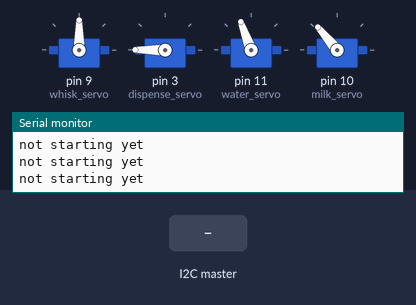
The sketch below on a simulated Arduino Uno, built with avr-gcc and run on an emulated ATmega328P. Parts: 4 × servo, the last lines printed to the serial monitor. The test bench sets the inputs (shaded band).

Above: at 0.9 s.
1.0 s: the I2C master sends the byte 1
At 1.71 s:
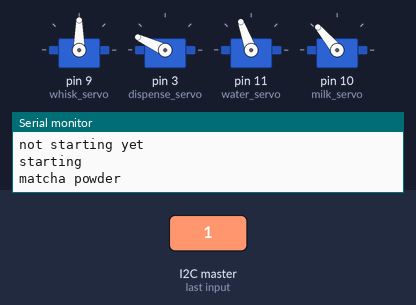
At 5.5 s:
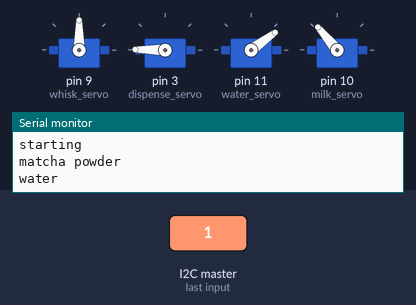
Timing chart, 0 to 25.9 s (numbered marks = the images above; inputs shaded):
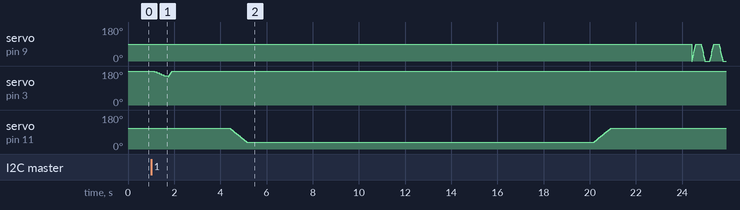

The sketch:

all_servos.ino
```cpp
#include <Wire.h>
#include <Servo.h>

Servo whisk_servo;  // create servo object to control a servo
Servo dispense_servo;
Servo water_servo;
Servo milk_servo;
int x = 0;

int whisk_pos = 0;  // variable to store the servo position
int whisk_hold = 90;


void setup() {
  x = 0;
  // Start the I2C Bus as Slave on address 9
  Wire.begin(9);
  // Attach a function to trigger when something is received.
  Wire.onReceive(receiveEvent);
  Serial.begin(9600);
  whisk_servo.attach(9);
  dispense_servo.attach(3);
  dispense_servo.write(180);
  water_servo.attach(11);
  water_servo.write(110);
  milk_servo.attach(10);
  milk_servo.write(130);


  while (!x) {
    Serial.println("not starting yet");
  }  //wait for x to be 1
  Serial.println("starting");


  //matcha powder 1450
  Serial.println("matcha powder");
  for (int pos = 180; pos > 150; pos -= 5) {
    dispense_servo.write(pos);
    delay(100);
  }
  delay(100);
  for (int pos = 150; pos < 180; pos++) {
    dispense_servo.write(pos);
    delay(5);
  }
  delay(500);
  delay(2000);


  //water 16500
  Serial.println("water");
  for (int pos = 110; pos > 35; pos--) {
    water_servo.write(pos);
    delay(10);
  }
  delay(15000);
  for (int pos = 35; pos < 110; pos++) {
    water_servo.write(pos);
    delay(10);
  }
  delay(2000);


  //up down motor not here
  delay(1500);


  //whisk 15200
  Serial.println("whisk");
  for (int i = 0; i < 30; i++) {                                    //whisk 20 times?
    for (whisk_pos = 0; whisk_pos <= whisk_hold; whisk_pos += 1) {  // goes from 0 degrees to 90 degrees
      // in steps of 1 degree
      whisk_servo.write(whisk_pos);  // tell servo to go to position in variable 'pos'
      delay(2);                      // waits 15 ms for the servo to reach the position
    }
    delay(200);
    for (whisk_pos = whisk_hold; whisk_pos >= 0; whisk_pos -= 1) {  // goes from 90 degrees to 0 degrees
      whisk_servo.write(whisk_pos);                                 // tell servo to go to position in variable 'pos'
      delay(2);                                                     // waits 15 ms for the servo to reach the position
    }
    delay(200);
  }
  delay(1500); //whisk moving up
  delay(3500);


  //milk 17100
  Serial.println("milk");
  for (int pos = 130; pos > 25; pos--) {
    milk_servo.write(pos);
    delay(10);
  }
  delay(15000);
  for (int pos = 25; pos < 130; pos++) {
    milk_servo.write(pos);
    delay(10);
  }
  //delay(5000);

  Serial.println("finished!");
}

void loop() {
}

void receiveEvent(int bytes) {
  x = Wire.read();  // read one character from the I2C
}
```
